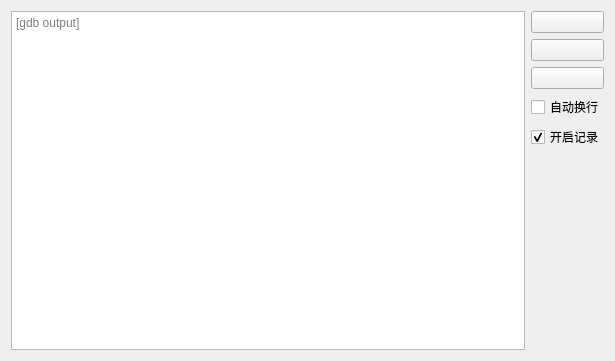
<?xml version="1.0" encoding="UTF-8"?>
<ui version="4.0">
 <class>LogWidget</class>
 <widget class="QWidget" name="LogWidget">
  <property name="geometry">
   <rect>
    <x>0</x>
    <y>0</y>
    <width>615</width>
    <height>361</height>
   </rect>
  </property>
  <property name="windowTitle">
   <string>Log</string>
  </property>
  <layout class="QGridLayout" name="gridLayout">
   <item row="0" column="0" rowspan="6">
    <widget class="QTextEdit" name="textEdit">
     <property name="sizePolicy">
      <sizepolicy hsizetype="Expanding" vsizetype="Expanding">
       <horstretch>100</horstretch>
       <verstretch>0</verstretch>
      </sizepolicy>
     </property>
     <property name="lineWrapMode">
      <enum>QTextEdit::NoWrap</enum>
     </property>
     <property name="readOnly">
      <bool>false</bool>
     </property>
     <property name="placeholderText">
      <string>[gdb output]</string>
     </property>
    </widget>
   </item>
   <item row="0" column="1">
    <widget class="QPushButton" name="clearButton">
     <property name="toolTip">
      <string>清除输出</string>
     </property>
     <property name="statusTip">
      <string/>
     </property>
     <property name="text">
      <string/>
     </property>
     <property name="icon">
      <iconset resource="../SeeDataStructureRc.qrc">
       <normaloff>:/resources/RelaxLightIcons/edit-clear.svg</normaloff>:/resources/RelaxLightIcons/edit-clear.svg</iconset>
     </property>
    </widget>
   </item>
   <item row="1" column="1">
    <widget class="QPushButton" name="printButton">
     <property name="toolTip">
      <string>打印输出</string>
     </property>
     <property name="statusTip">
      <string/>
     </property>
     <property name="text">
      <string/>
     </property>
     <property name="icon">
      <iconset resource="../SeeDataStructureRc.qrc">
       <normaloff>:/resources/RelaxLightIcons/document-print.svg</normaloff>:/resources/RelaxLightIcons/document-print.svg</iconset>
     </property>
    </widget>
   </item>
   <item row="2" column="1">
    <widget class="QPushButton" name="saveButton">
     <property name="toolTip">
      <string>将输出写入到文件</string>
     </property>
     <property name="statusTip">
      <string/>
     </property>
     <property name="text">
      <string/>
     </property>
     <property name="icon">
      <iconset resource="../SeeDataStructureRc.qrc">
       <normaloff>:/resources/RelaxLightIcons/document-save-as.svg</normaloff>:/resources/RelaxLightIcons/document-save-as.svg</iconset>
     </property>
    </widget>
   </item>
   <item row="3" column="1">
    <widget class="QCheckBox" name="wrapTextCheckBox">
     <property name="toolTip">
      <string>开启自动换行</string>
     </property>
     <property name="statusTip">
      <string/>
     </property>
     <property name="text">
      <string>自动换行</string>
     </property>
    </widget>
   </item>
   <item row="4" column="1">
    <widget class="QCheckBox" name="enableCheckBox">
     <property name="toolTip">
      <string>开启/关闭记录</string>
     </property>
     <property name="text">
      <string>开启记录</string>
     </property>
     <property name="checked">
      <bool>true</bool>
     </property>
    </widget>
   </item>
   <item row="5" column="1">
    <spacer name="verticalSpacer">
     <property name="orientation">
      <enum>Qt::Vertical</enum>
     </property>
     <property name="sizeHint" stdset="0">
      <size>
       <width>20</width>
       <height>188</height>
      </size>
     </property>
    </spacer>
   </item>
  </layout>
 </widget>
 <resources>
  <include location="../SeeDataStructureRc.qrc"/>
 </resources>
 <connections/>
</ui>
